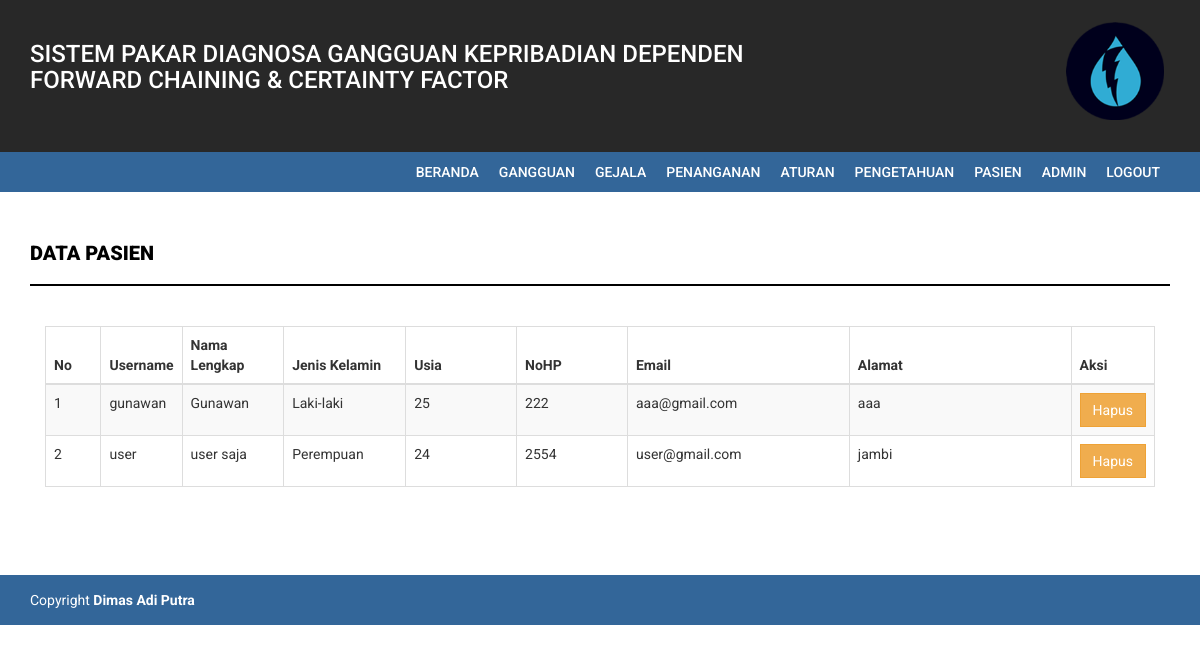
The app's page /home.php?page=member (signed in) with its own data.
### tables this page shows
CREATE TABLE `pasien` (
  `id_pasien` int(11) NOT NULL,
  `username` varchar(30) NOT NULL,
  `pass` varchar(30) NOT NULL,
  `nama` varchar(30) NOT NULL,
  `jk` varchar(15) NOT NULL,
  `usia` varchar(3) NOT NULL,
  `hp` varchar(13) NOT NULL,
  `email` varchar(40) NOT NULL,
  `alamat` text NOT NULL
);

### admin/member.php (the view)
<div class="content-wrapper">
       <div class="container">
           <div class="row">
               <div class="col-md-12">
                   <h4 class="page-head-line">DATA PASIEN</h4>
               </div>
           </div>
           <div class="col-md-12">
               <div class="table-responsive">
                   <table class="table table-striped table-bordered table-hover">
                       <thead>
                           <tr>
                               <th width="5%">No</th>
                               <th>Username</th>
                               <th>Nama Lengkap</th>
                               <th width="11%">Jenis Kelamin</th>
							<th width="10%">Usia</th>
							<th width="10%">NoHP</th>
							<th width="20%">Email</th>
                               <th width="20%">Alamat</th>
                               <th width="5%">Aksi</th>
                           </tr>
                       </thead>
                       <tbody>
                       	<?php
						include "koneksi.php";
						$sql= mysqli_query($koneksi, "SELECT * FROM pasien");
						$no=1;
						while($row = mysqli_fetch_array($sql)){
						?>
                           <tr>
                               <td><?php echo $no; ?></td>
                               <td><?php echo $row['username']; ?></td>
                               <td><?php echo $row['nama']; ?></td>
                               <td><?php echo $row['jk']; ?></td>
							<td><?php echo $row['usia']; ?></td>
                               <td><?php echo $row['hp']; ?></td>
							<td><?php echo $row['email']; ?></td>
                               <td><?php echo $row['alamat']; ?></td>
                               <td>
				  			<a onclick="return confirm ('Yakin Data ini Dihapus..?')" href="?page=deletemember&id_member=<?php echo $row['id_pasien'];?>" class='btn btn-warning'>Hapus</a>
                               </td>
                           </tr>
                           <?php
						$no++;
						}
						?>
                       </tbody>
                   </table>
               </div>
           </div>
       </div>
   </div>

### assets/css/style.css (style rules this page uses)
body { font-family: 'Roboto', sans-serif; line-height: 30px; }
.content-wrapper { margin-top: 40px; min-height: 343px; padding-bottom: 60px; }
.page-head-line { font-weight: 900; padding-bottom: 20px; border-bottom: 2px solid #000000; text-transform: uppercase; color: #000000; font-size: 20px; margin-bottom: 40px; }
.btn { border-radius: 0px; -webkit-border-radius: 0px; -moz-border-radius: 0px; }

### records on screen
pasien: username "gunawan", nama "Gunawan", jk "Laki-laki", usia "25", hp "222", email "aaa@gmail.com", alamat "aaa"
pasien: username "user", nama "user saja", jk "Perempuan", usia "24", hp "2554", email "user@gmail.com", alamat "jambi"
